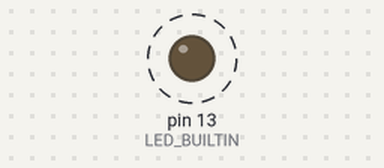
Recording of a sketch running on a simulated Arduino Uno, built with avr-gcc and run on an emulated ATmega328P. Parts: output pins drawn as LEDs (lit = HIGH). Dashed ring = blinking.

Above: at 0.5 s.
Timing chart, 0 to 4.6 s (numbered marks = the images above):
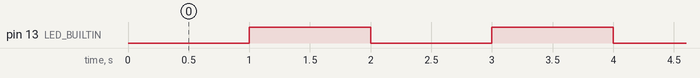

The sketch:

MyBlink.ino
```cpp
#define DELAY delay(1000);

void setup() {
  // initialize digital pin LED_BUILTIN as an output.
  pinMode(LED_BUILTIN, OUTPUT);
}

void loop() {
  digitalWrite(LED_BUILTIN, LOW);
  DELAY;
  digitalWrite(LED_BUILTIN, HIGH);
  DELAY;
}
```

Measured:
- by itself, pin 13 (LED_BUILTIN): alternates HIGH for 1.0 s and LOW for 1.0 s
